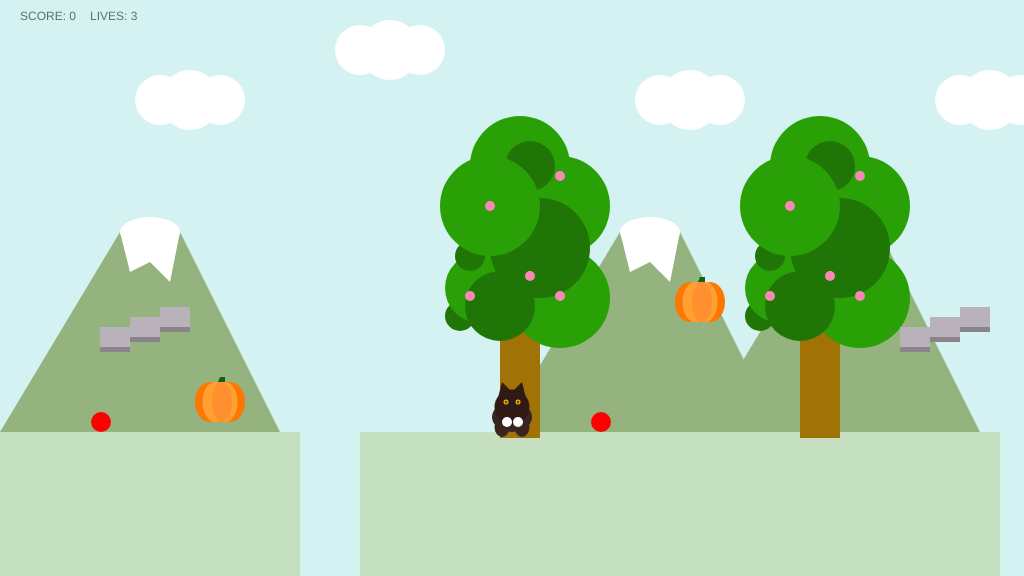
Frame 1 (no input)
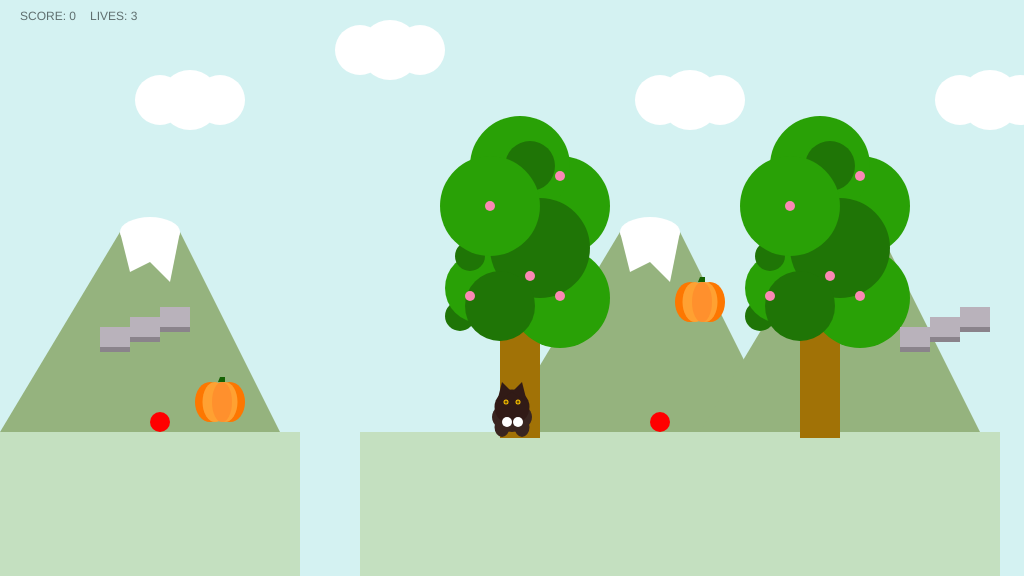
Frame 60 (no input)
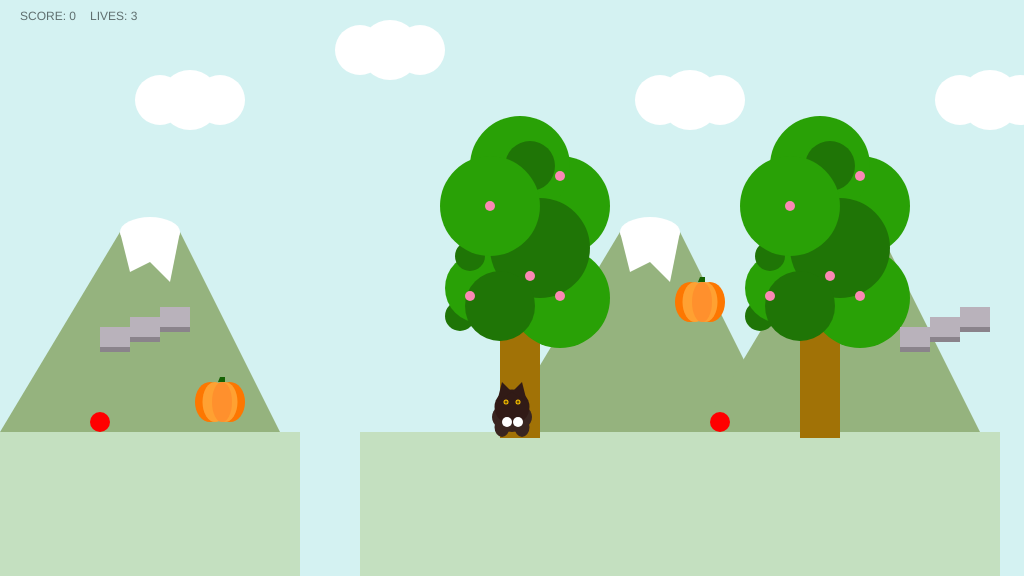
Frame 120 (the mouse pressed at the canvas centre since frame 60)

The p5.js sketch that drew these frames (run headless with seeded random() and noise() and a simulated clock; from frame 60 on, the mouse is pressed at the canvas centre):

// p5.js sketch
// ── sketch.js
/*

The Game Project part 6 - adding game mechanics
*/


var gameChar_x;
var gameChar_y;

var floorPos_y;

var treePos_y;
var trees_x;

var canyons;
var collectables;
var mountains;
var clouds;

var isLeft;
var isRight;
var isFalling;
var isPlummeting;

var cameraPosX;
var game_score;
var flagpole;
var lives;

var platforms;
var enemies;

function setup()
{
	createCanvas(1024, 576);
	floorPos_y = height * 3/4;
    game_score = 0;
    lives = 3;
    startGame();
}

function draw()
{

    cameraPosX = gameChar_x - width/2;
    
	///////////DRAWING CODE//////////

	background(212,242,242); //fill the sky blue


	noStroke();
	fill(196,224,192);
	rect(0, floorPos_y, width, height - floorPos_y); //draw some green ground
    
    //start translate
    push();
    translate(-cameraPosX, 0);
       
    drawClouds();
    drawMountains();
    drawTrees();
    
    for(var i = 0;i < platforms.length; i++)
        {
            platforms[i].draw();
        }
    
    //draw some collectables and canyons
    for(var i = 0; i < collectables.length; i++)
    {
        if(!collectables[i].isFound)
        {
            drawCollectable(collectables[i]);  
            checkCollectable(collectables[i]);
        } 
    }
    
    for(var j = 0; j < canyons.length; j++)
    {
            drawCanyon(canyons[j]);  
            checkCanyon(canyons[j]);
    }
    
    
    renderFlagpole();
    
	//the game character
	drawGameChar();
    
    for(var i = 0; i < enemies.length; i++)
        {
            enemies[i].draw();
            
            var isContact = enemies[i].checkContact(gameChar_x, gameChar_y);
            if(isContact)
                {
                    if(lives > 0)
                    {
                        startGame();
                        lives -= 1;
                        break;
                    }
                }
        }
    
    pop();
    
    
    fill(95, 111, 111);
    noStroke();
    text("SCORE: " + game_score, 20, 20);
    
    fill(95, 111, 111);
    text("LIVES: " + lives, 90, 20);
    
    
	///////////INTERACTION CODE//////////
	//Put conditional statements to move the game character below here
    if(isLeft)
    {
        gameChar_x -= 5;
    }
    
    if(isRight)
    {
        gameChar_x += 5;
    }
    
    //add gravity
    if(gameChar_y < floorPos_y)
    {
        var isContact = false;
        for(var i = 0; i < platforms.length; i++)
            {
                if(platforms[i].checkContact(gameChar_x, gameChar_y) == true)
                    {
                        isContact = true;
                        break;
                    }
            }
        if(!isContact)
            {
                gameChar_y += 5;
                isFalling = true;
            }
    }
    else
    {
        isFalling = false;  
    }
    

    //at the hole
    if(isPlummeting)
    {
        isLeft = false;
        isRight = false;
        gameChar_y += 10;
    }
    
   
    //check char whether is reached
    if(!flagpole.isReached)
    {
       checkFlagpole(); 
    }
    
    
    
    if(lives < 1)
    {
        fill(255);
        text("Game over. Press space to continue.", 
             width/2 - 50, height/2);
        return;
    }
    else if(flagpole.isReached)
    {
        text("Level complete. Press space to continue.", 
             width/2 - 100, height/2);
        return;
    }
    
    //check char whether is died
    checkPlayerDie();

}



function keyPressed()
{
	// if statements to control the animation of the character when
	// keys are pressed.

	//open up the console to see how these work
	console.log("keyPressed: " + key);
	console.log("keyPressed: " + keyCode);
    
    //character move left
    if(keyCode == 65)
    {
        //key A
        isLeft = true;
    }
    
    //character move right
    else if(keyCode == 68)
    {
        //key D
        isRight = true;
    }
    
    //character jumps
    else if(keyCode == 87 || key == ' ')
    {
        //key W and blank key
        
        if(!isFalling)
        {
            gameChar_y -= 100;
        }
    }

}


function keyReleased()
{
	// if statements to control the animation of the character when
	// keys are released.

	console.log("keyReleased: " + key);
	console.log("keyReleased: " + keyCode);
    
    //move left
    if(keyCode == 65)
    {
        console.log("keyA");
        isLeft = false;
    }

    //move right
    else if(keyCode == 68)
    {
        console.log("keyD");
        isRight = false;
    }

    
}

function drawClouds()
{
    for(var i = 0; i < clouds.length; i++)
    {
        fill(255);
        ellipse(clouds[i].x_pos, clouds[i].y_pos, 50, 50);
        ellipse(clouds[i].x_pos + 30, clouds[i].y_pos, 60, 60);
        ellipse(clouds[i].x_pos + 60, clouds[i].y_pos, 50, 50);

    }
}

function drawGameChar()
{
    if(isLeft && isFalling)
	{
		// add your jumping-left code
        fill(57,37,32);
        ellipse(gameChar_x, gameChar_y - 15, 25, 30);
        ellipse(gameChar_x - 5, gameChar_y - 5, 15, 20);
        ellipse(gameChar_x + 5, gameChar_y - 5, 15, 20);
        fill(49,26,22);
        ellipse(gameChar_x, gameChar_y - 25, 35, 35);
        triangle(gameChar_x + 15, gameChar_y - 30, gameChar_x, gameChar_y - 40, gameChar_x + 10, gameChar_y - 50);
        fill(255);
        ellipse(gameChar_x - 5, gameChar_y - 10, 10, 10);
        ellipse(gameChar_x - 6, gameChar_y - 10, 10, 10);
        fill(255,193,0);
        ellipse(gameChar_x - 6, gameChar_y - 30, 5, 5);
        ellipse(gameChar_x - 7, gameChar_y - 30, 5, 5);
        fill(106,82,7);
        ellipse(gameChar_x - 7, gameChar_y - 30, 3, 3);

	}
	else if(isRight && isFalling)
	{
		// add your jumping-right code
        fill(57,37,32);
        ellipse(gameChar_x, gameChar_y - 35, 25, 30);
        ellipse(gameChar_x - 5, gameChar_y - 25, 15, 35);
        ellipse(gameChar_x + 5, gameChar_y - 25, 15, 35);
        fill(49,26,22);
        ellipse(gameChar_x, gameChar_y - 45, 35, 35);
        triangle(gameChar_x - 15, gameChar_y - 50, gameChar_x, gameChar_y - 60, gameChar_x - 10, gameChar_y - 70);
        fill(255);
        ellipse(gameChar_x + 5, gameChar_y - 30, 10, 10);
        ellipse(gameChar_x + 6, gameChar_y - 30, 10, 10);
        fill(255,193,0);
        ellipse(gameChar_x + 6, gameChar_y - 50, 5, 5);
        ellipse(gameChar_x + 7, gameChar_y - 50, 5, 5);
        fill(106,82,7);
        ellipse(gameChar_x + 7, gameChar_y - 50, 3, 3);

	}
	else if(isLeft)
	{
		// add your walking left code
        fill(57,37,32);
        ellipse(gameChar_x, gameChar_y - 15, 25, 30);
        ellipse(gameChar_x - 5, gameChar_y - 5, 15, 20);
        ellipse(gameChar_x + 5, gameChar_y - 5, 15, 20);
        fill(49,26,22);
        ellipse(gameChar_x, gameChar_y - 25, 35, 35);
        triangle(gameChar_x + 15, gameChar_y - 30, gameChar_x, gameChar_y - 40, gameChar_x + 10, gameChar_y - 50);
        fill(255);
        ellipse(gameChar_x - 5, gameChar_y - 10, 10, 10);
        ellipse(gameChar_x - 6, gameChar_y - 10, 10, 10);
        fill(255,193,0);
        ellipse(gameChar_x - 6, gameChar_y - 30, 5, 5);
        ellipse(gameChar_x - 7, gameChar_y - 30, 5, 5);
        fill(106,82,7);
        ellipse(gameChar_x - 7, gameChar_y - 30, 3, 3);

	}
	else if(isRight)
	{
		// add your walking right code
        fill(57,37,32);
        ellipse(gameChar_x, gameChar_y - 15, 25, 30);
        ellipse(gameChar_x - 5, gameChar_y - 5, 15, 20);
        ellipse(gameChar_x + 5, gameChar_y - 5, 15, 20);
        fill(49,26,22);
        ellipse(gameChar_x, gameChar_y - 25, 35, 35);
        triangle(gameChar_x - 15, gameChar_y - 30, gameChar_x, gameChar_y - 40, gameChar_x - 10, gameChar_y - 50);
        fill(255);
        ellipse(gameChar_x + 5, gameChar_y - 10, 10, 10);
        ellipse(gameChar_x + 6, gameChar_y - 10, 10, 10);
        fill(255,193,0);
        ellipse(gameChar_x + 6, gameChar_y - 30, 5, 5);
        ellipse(gameChar_x + 7, gameChar_y - 30, 5, 5);
        fill(106,82,7);
        ellipse(gameChar_x + 7, gameChar_y - 30, 3, 3);

	}
	else if(isFalling || isPlummeting)
	{
		// add your jumping facing forwards code
        fill(57,37,32);
        ellipse(gameChar_x, gameChar_y - 35, 40, 30);
        ellipse(gameChar_x - 5, gameChar_y - 25, 15, 35);
        ellipse(gameChar_x + 5, gameChar_y - 25, 15, 35);
        fill(49,26,22);
        ellipse(gameChar_x, gameChar_y - 45, 35, 35);
        triangle(gameChar_x - 15, gameChar_y - 50, gameChar_x, gameChar_y - 60, gameChar_x - 10, gameChar_y - 70);
        triangle(gameChar_x + 15, gameChar_y - 50, gameChar_x, gameChar_y - 60, gameChar_x + 10, gameChar_y - 70);
        fill(255);
        ellipse(gameChar_x - 5, gameChar_y - 30, 10, 10);
        ellipse(gameChar_x + 6, gameChar_y - 30, 10, 10);
        fill(255,193,0);
        ellipse(gameChar_x - 6, gameChar_y - 50, 5, 5);
        ellipse(gameChar_x + 6, gameChar_y - 50, 5, 5);
        fill(106,82,7);
        ellipse(gameChar_x - 6, gameChar_y - 50, 3, 3);
        ellipse(gameChar_x + 6, gameChar_y - 50, 3, 3);

	}
	else
	{
		// add your standing front facing code
        
        fill(57,37,32);
        ellipse(gameChar_x, gameChar_y - 15, 40, 30);
        ellipse(gameChar_x - 10, gameChar_y - 5, 15, 20);
        ellipse(gameChar_x + 10, gameChar_y - 5, 15, 20);
        fill(49,26,22);
        ellipse(gameChar_x, gameChar_y - 25, 35, 35);
        triangle(gameChar_x - 15, gameChar_y - 30, gameChar_x, gameChar_y - 40, gameChar_x - 10, gameChar_y - 50);
        triangle(gameChar_x + 15, gameChar_y - 30, gameChar_x, gameChar_y - 40, gameChar_x + 10, gameChar_y - 50);
        fill(255);
        ellipse(gameChar_x - 5, gameChar_y - 10, 10, 10);
        ellipse(gameChar_x + 6, gameChar_y - 10, 10, 10);
        fill(255,193,0);
        ellipse(gameChar_x - 6, gameChar_y - 30, 5, 5);
        ellipse(gameChar_x + 6, gameChar_y - 30, 5, 5);
        fill(106,82,7);
        ellipse(gameChar_x - 6, gameChar_y - 30, 3, 3);
        ellipse(gameChar_x + 6, gameChar_y - 30, 3, 3);
     
	}
}


function drawMountains()
{
    for(var i = 0; i < mountains.length; i++)
    {
    fill(149,179,126);
    quad(mountains[i].x_pos + 280, floorPos_y,
         mountains[i].x_pos + 180, floorPos_y - 200,
         mountains[i].x_pos + 120, floorPos_y - 200,
         mountains[i].x_pos, floorPos_y);
    fill(255);
    ellipse(mountains[i].x_pos + 150, floorPos_y - 200, 60, 30);
    triangle(mountains[i].x_pos + 170, floorPos_y - 150,
         mountains[i].x_pos + 180, floorPos_y - 200,
         mountains[i].x_pos + 120, floorPos_y - 200);
    triangle(mountains[i].x_pos + 130, floorPos_y - 160,
         mountains[i].x_pos + 170, floorPos_y - 180,
         mountains[i].x_pos + 120, floorPos_y - 200);
    }
}

function drawTrees()
{
    for(var i = 0; i < trees_x.length; i++){
        
        fill(161,114,6);
        rect(trees_x[i], treePos_y, 40, 150);

        //branches
        fill(31,117,6);
        ellipse(trees_x[i] - 40, treePos_y + 28, 30, 30);
        
        fill(41,161,6);
        ellipse(trees_x[i] - 20, treePos_y, 70, 70);
        ellipse(trees_x[i] + 60, treePos_y + 10, 100, 100);
        ellipse(trees_x[i] + 60, treePos_y - 82, 100, 100);
        ellipse(trees_x[i] + 20, treePos_y - 122, 100, 100);
        
        fill(31,117,6);
        ellipse(trees_x[i] + 40, treePos_y - 40, 100, 100);
        ellipse(trees_x[i], treePos_y + 18, 70, 70);
        ellipse(trees_x[i] - 30, treePos_y - 32, 30, 30);
        ellipse(trees_x[i] + 30, treePos_y - 122, 50, 50);
    
        fill(41,161,6);
        ellipse(trees_x[i] - 10, treePos_y - 82, 100, 100);
        //flowers
        fill(250,136,180);
        ellipse(trees_x[i] - 10, treePos_y - 82, 10, 10);
        ellipse(trees_x[i] + 30, treePos_y - 12, 10, 10);
        ellipse(trees_x[i] + 60, treePos_y + 8, 10, 10);
        ellipse(trees_x[i] + 60, treePos_y - 112, 10, 10);
        ellipse(trees_x[i] - 30, treePos_y + 8, 10, 10);
    }
}


function drawCollectable(t_collectable)
{
    fill(253,119,1);
        ellipse(t_collectable.x_pos + 20, t_collectable.y_pos, 30, 40);
        ellipse(t_collectable.x_pos, t_collectable.y_pos, 30, 40);
        fill(255,161,50);
        ellipse(t_collectable.x_pos + 15, t_collectable.y_pos, 25, 40);
        ellipse(t_collectable.x_pos + 5, t_collectable.y_pos, 25, 40);
        fill(255,144,45);
        ellipse(t_collectable.x_pos + 12, t_collectable.y_pos, 20, 40);
        fill(21,99,4);
        quad(t_collectable.x_pos + 15, t_collectable.y_pos - 25, 
             t_collectable.x_pos + 10, t_collectable.y_pos - 25, 
             t_collectable.x_pos + 8, t_collectable.y_pos - 20, 
             t_collectable.x_pos + 15, t_collectable.y_pos - 20);
}


function checkCollectable(t_collectable)
{
    if(dist(gameChar_x, gameChar_y, t_collectable.x_pos, t_collectable.y_pos) < t_collectable.size)
    {
        t_collectable.isFound = true;
        game_score += 1;
    }
    
}


function drawCanyon(t_canyon)
{
    fill(212,242,242);
    rect(t_canyon.x_pos, floorPos_y, t_canyon.width, height - floorPos_y);
}

function checkCanyon(t_canyon)
{
    //falling canyon
    if((gameChar_x > t_canyon.x_pos && gameChar_x < t_canyon.x_pos + t_canyon.width) && gameChar_y >= floorPos_y)
    {
        isPlummeting = true;
    }
}

function renderFlagpole()
{
    push();
    strokeWeight(5);
    stroke(168, 156, 161);
    line(flagpole.x_pos, floorPos_y, flagpole.x_pos, floorPos_y - 250);
    fill(252, 191, 230);
    noStroke();
    
    if(flagpole.isReached)
    {
        rect(flagpole.x_pos, floorPos_y - 250, 50, 50);
    }
    else
    {
        rect(flagpole.x_pos, floorPos_y -  50, 50, 50);
    }
    
    pop();
}

function checkFlagpole()
{
    var d = abs(gameChar_x - flagpole.x_pos);
    
    if(d < 15)
    {
        flagpole.isReached = true;
    }
}

function checkPlayerDie()
{
    
    if(gameChar_y > height)
    {
        lives -= 1;
        startGame();
    }
}


function createPlatforms(x, y, length)
{
    var p = {
        x: x,
        y: y,
        length: length,
        draw: function(){
            fill(138, 131, 139);
            rect(this.x, this.y, this.length, 20);
            fill(185, 178, 187);
            rect(this.x, this.y - 5, this.length, 20);
            fill(138, 131, 139);
            rect(this.x + 30, this.y - 10, this.length, 20);
            fill(185, 178, 187);
            rect(this.x + 30, this.y - 15, this.length, 20);
            fill(138, 131, 139);
            rect(this.x + 60, this.y - 20, this.length, 20);
            fill(185, 178, 187);
            rect(this.x + 60, this.y - 25, this.length, 20);
        },
        checkContact: function(gc_x, gc_y)
        {
            if(gc_x > this.x && gc_x < this.x + 60 + this.length)
            {
                var d = this.y - gc_y;
                if(d >= 0 && d < 30)
                    {
                        return true;
                    }
            }
            
            return false;
        }
    }
    
    return p;
}

function Enemy(x, y, range)
{
    this.x = x;
    this.y = y;
    this.range = range;
    
    this.currentX = x;
    this.inc = 1;
    
    this.update = function()
    {
        this.currentX += this.inc;
        if(this.currentX >= this.x + this.range)
            {
                this.inc = -1;
            }
        else if(this.currentX < this.x)
            {
                this.inc = 1;
            }
    }
    
    this.draw = function()
    {
        this.update();
        fill(255, 0, 0);
        ellipse(this.currentX, this.y, 20, 20);
    }
    this.checkContact = function(gc_x, gc_y)
    {
        var d = dist(gc_x, gc_y, this.currentX, this.y)
        if(d < 20)
            {
                return true;
            }
        return false;
    }
}


function startGame()
{
    gameChar_x = width/2;
	gameChar_y = floorPos_y;
    
    isLeft = false;
    isRight = false;
    isFalling = false;
    isPlummeting = false;    
    
    canyons = [
        {x_pos: 300, width: 60},
        {x_pos: 1000, width: 75},
        {x_pos: 1400, width: 60},
        {x_pos: 1800, width: 50},
    ];
    
    collectables = [
        {x_pos: 210, y_pos: floorPos_y - 30, size: 50, isFound: false},
        {x_pos: 690, y_pos: floorPos_y - 130, size: 50, isFound: false},
        {x_pos: 1190, y_pos: floorPos_y - 10, size: 50, isFound: false},
        {x_pos: 1640, y_pos: floorPos_y - 110, size: 50, isFound: false},
    ];
    
    treePos_y = height/2;
    trees_x = [500, 800, 1150, 1500, 1650, 1890, 2200, 2650, 2700];
    
    clouds = [
        {x_pos: 160, y_pos: 100},
        {x_pos: 360, y_pos: 50},
        {x_pos: 660, y_pos: 100},
        {x_pos: 960, y_pos: 100},
        {x_pos: 1160, y_pos: 50},
        {x_pos: 1360, y_pos: 100},
        {x_pos: 1460, y_pos: 30},
        {x_pos: 1960, y_pos: 60},
        {x_pos: 2160, y_pos: 100},
        {x_pos: 2360, y_pos: 50},
    ];
    
    mountains = [
        {x_pos: 0},
        {x_pos: 500},
        {x_pos: 700},
        {x_pos: 1480},
        {x_pos: 1900},
        {x_pos: 2900},
    ];
    
    cameraPosX = 0;
    
    flagpole = {isReached: false, x_pos: 2900};
    
    platforms = [];
    platforms.push(createPlatforms(100, floorPos_y - 100, 30));
    platforms.push(createPlatforms(900, floorPos_y - 100, 30));
    
    enemies = [];
    enemies.push(new Enemy(100, floorPos_y - 10, 60));
    enemies.push(new Enemy(600, floorPos_y - 10, 300));
    enemies.push(new Enemy(1200, floorPos_y - 10, 50));
}
